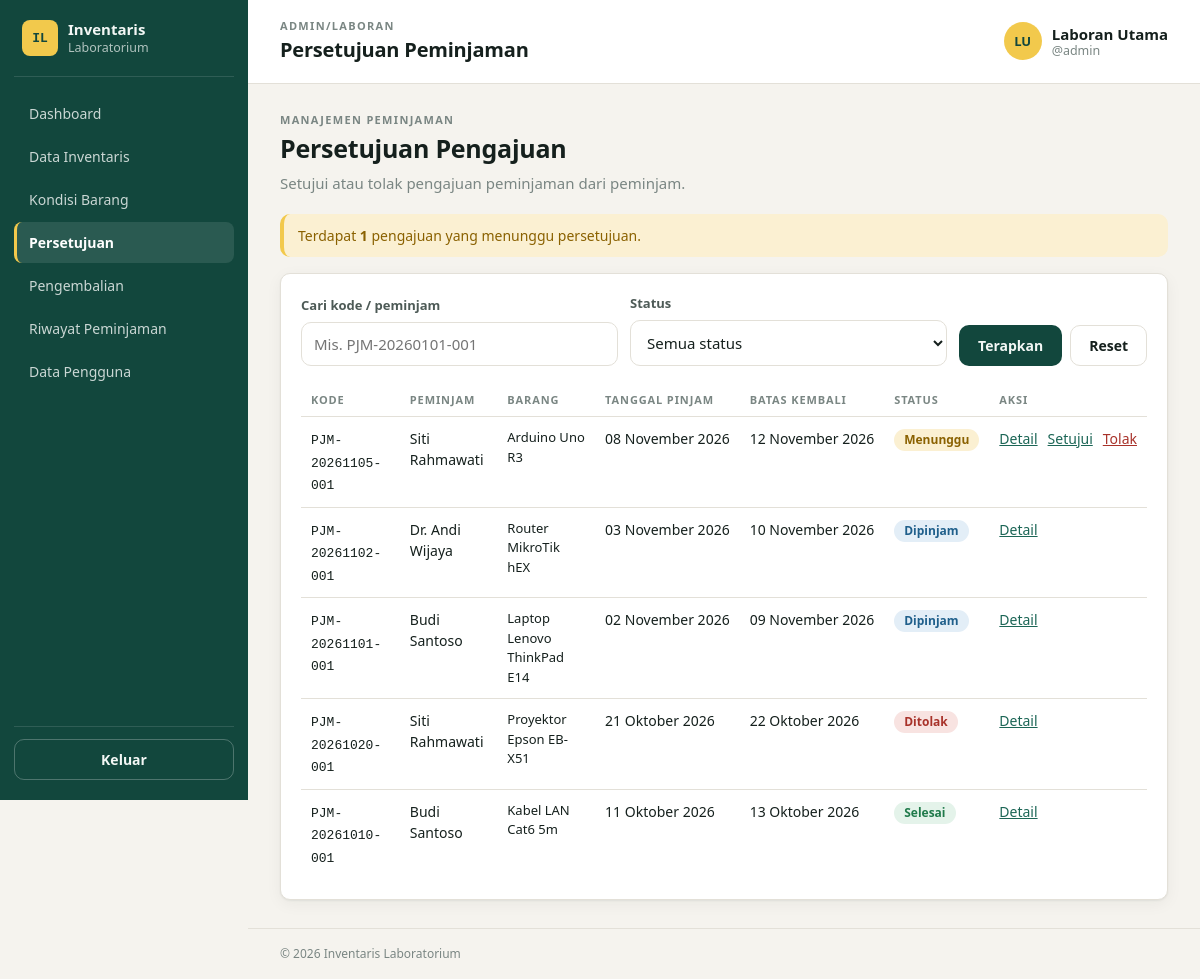
The page /modules/peminjaman/index.php (signed in) on the database its author committed.
### tables this page shows
CREATE TABLE users (
  id            INT UNSIGNED AUTO_INCREMENT PRIMARY KEY,
  full_name     VARCHAR(100) NOT NULL,
  username      VARCHAR(50)  NOT NULL,
  password_hash VARCHAR(255) NOT NULL,              
  role          ENUM('admin','peminjam') NOT NULL DEFAULT 'peminjam',
  identity_no   VARCHAR(30)  NULL,                  
  user_type     ENUM('laboran','mahasiswa','dosen') NOT NULL DEFAULT 'mahasiswa',
  is_active     TINYINT(1)   NOT NULL DEFAULT 1,    
  created_at    DATETIME     NOT NULL DEFAULT CURRENT_TIMESTAMP,
  updated_at    DATETIME     NOT NULL DEFAULT CURRENT_TIMESTAMP ON UPDATE CURRENT_TIMESTAMP,
  CONSTRAINT uq_users_username UNIQUE (username)
);

CREATE TABLE borrowings (
  id                 INT UNSIGNED AUTO_INCREMENT PRIMARY KEY,
  borrowing_code     VARCHAR(30)  NOT NULL,
  user_id            INT UNSIGNED NOT NULL,
  borrow_date        DATE NOT NULL,
  planned_return_date DATE NOT NULL,
  purpose            VARCHAR(255) NOT NULL,
  status             ENUM('menunggu','dipinjam','ditolak','selesai') NOT NULL DEFAULT 'menunggu',
  rejection_reason   VARCHAR(255) NULL,
  processed_by       INT UNSIGNED NULL,           
  processed_at       DATETIME NULL,
  created_at         DATETIME NOT NULL DEFAULT CURRENT_TIMESTAMP,
  updated_at         DATETIME NOT NULL DEFAULT CURRENT_TIMESTAMP ON UPDATE CURRENT_TIMESTAMP,
  CONSTRAINT uq_borrowings_code UNIQUE (borrowing_code),
  CONSTRAINT fk_borrowings_user FOREIGN KEY (user_id)
    REFERENCES users(id) ON UPDATE CASCADE ON DELETE RESTRICT,
  CONSTRAINT fk_borrowings_admin FOREIGN KEY (processed_by)
    REFERENCES users(id) ON UPDATE CASCADE ON DELETE SET NULL,
  CONSTRAINT chk_borrowings_dates CHECK (planned_return_date >= borrow_date)
);

### includes/helpers.php (called while the page is built, shortened)
<?php
require_once __DIR__ . '/../config/database.php';
function e($value): string
{
    return htmlspecialchars((string)$value, ENT_QUOTES, 'UTF-8');
}
function url(string $path = ''): string
{
    return BASE_URL . '/' . ltrim($path, '/');
}
if (!function_exists('format_date')) {
    function format_date(?string $date): string
    {
        $dateStr = trim((string)$date);
        $timestamp = strtotime($dateStr);
        $bulanIndo = [
            1  => 'Januari',
            2  => 'Februari',
            3  => 'Maret',
            4  => 'April',
            5  => 'Mei',
            6  => 'Juni',
            7  => 'Juli',
            8  => 'Agustus',
            9  => 'September',
            10 => 'Oktober',
            11 => 'November',
            12 => 'Desember'
        ];
        $day   = date('d', $timestamp);
        $month = (int)date('n', $timestamp);
        $year  = date('Y', $timestamp);
        $monthName = $bulanIndo[$month] ?? date('F', $timestamp);
        return sprintf('%s %s %s', $day, $monthName, $year);
    }
}

### auth/session.php (called while the page is built, shortened)
<?php
require_once __DIR__ . '/../includes/helpers.php';
function current_user(): ?array
{
    return $_SESSION['user'] ?? null;
}
function require_login(): array
{
    $user = current_user();
    $expired = isset($_SESSION['last_activity']) && time() - $_SESSION['last_activity'] > SESSION_TIMEOUT;
    if ($user && !$expired) {
        $stmt = db()->prepare('SELECT role, is_active FROM users WHERE id = ?');
        $stmt->execute([$user['id']]);
        $row = $stmt->fetch();
        if ($row && (int)$row['is_active'] === 1) {
            return $_SESSION['user'];
        }
    }
}
function require_role(string $role): array
{
    $user = require_login();
    return $user;
}

### config/database.php (called while the page is built, shortened)
<?php
function db(): PDO
{
    static $pdo = null;
    if ($pdo === null) {
        $dsn = sprintf('mysql:host=%s;port=%s;dbname=%s;charset=%s', DB_HOST, DB_PORT, DB_NAME, DB_CHARSET);
        try {
            $pdo = new PDO($dsn, DB_USER, DB_PASS, [
                PDO::ATTR_ERRMODE            => PDO::ERRMODE_EXCEPTION,
                PDO::ATTR_DEFAULT_FETCH_MODE => PDO::FETCH_ASSOC,
                PDO::ATTR_EMULATE_PREPARES   => false,
            ]);
        } catch (PDOException $e) {
            http_response_code(500);
            exit('Koneksi database gagal. Periksa config/config.php dan pastikan MySQL XAMPP aktif.');
        }
    }
    return $pdo;
}

### modules/peminjaman/index.php (the view, shortened to what this page needs)
<?php
require_once __DIR__ . '/../../auth/session.php';
require_once __DIR__ . '/../../components/ui.php';
require_once __DIR__ . '/../../includes/helpers.php';
$user = require_role('admin');
$pdo  = db();
$q      = trim((string)($_GET['q'] ?? ''));
$where  = [];
$params = [];
$whereSql = $where ? 'WHERE ' . implode(' AND ', $where) : '';
$sql = "
    SELECT
        b.id,
        b.borrowing_code,
        b.borrow_date,
        b.planned_return_date,
        b.status,
        u.full_name AS borrower_name,
        GROUP_CONCAT(i.name ORDER BY i.name SEPARATOR ', ') AS item_names
    FROM borrowings b
    JOIN users u ON u.id = b.user_id
    LEFT JOIN borrowing_details bd ON bd.borrowing_id = b.id
    LEFT JOIN inventories i ON i.id = bd.inventory_id
    $whereSql
    GROUP BY b.id, b.borrowing_code, b.borrow_date, b.planned_return_date, b.status,
             u.full_name
    ORDER BY b.created_at DESC
";
$stmt = $pdo->prepare($sql);
$stmt->execute($params);
$borrowings = $stmt->fetchAll();
$pendingCount = (int)$pdo->query("SELECT COUNT(*) FROM borrowings WHERE status = 'menunggu'")->fetchColumn();
$pageTitle  = 'Persetujuan Peminjaman';
require __DIR__ . '/../../layouts/header.php';
?>
<section class="page-heading">
  <div>
    <p class="eyebrow">Manajemen peminjaman</p>
    <h2>Persetujuan Pengajuan</h2>
    <p class="muted">Setujui atau tolak pengajuan peminjaman dari peminjam.</p>
  </div>
</section>
<?php if ($pendingCount > 0): ?>
<div class="alert alert-warning">
  Terdapat <strong><?= $pendingCount ?></strong> pengajuan yang menunggu persetujuan.
</div>
<?php endif; ?>
<section class="card">
  <form method="get" class="filter-bar">
    <label class="field">
      <span>Cari kode / peminjam</span>
      <input type="search" name="q" value="<?= e($q) ?>" placeholder="Mis. PJM-20260101-001">
    </label>
    <label class="field">
      <span>Status</span>
      <select name="status">
        <option value="">Semua status</option>
      </select>
    </label>
    <div class="filter-actions">
      <button class="btn" type="submit">Terapkan</button>
      <a class="btn btn-light" href="<?= e(url('modules/peminjaman/index.php')) ?>">Reset</a>
    </div>
  </form>
  <div class="table-wrap">
    <table class="table">
      <thead>
        <tr>
          <th>Kode</th>
          <th>Peminjam</th>
          <th>Barang</th>
          <th>Tanggal Pinjam</th>
          <th>Batas Kembali</th>
          <th>Status</th>
          <th>Aksi</th>
        </tr>
      </thead>
      <tbody>
        <?php foreach ($borrowings as $b): ?>
          <tr>
            <td><span class="mono"><?= e($b['borrowing_code']) ?></span></td>
            <td><?= e($b['borrower_name']) ?></td>
            <td class="small"><?= e($b['item_names'] ?: '—') ?></td>
            <td class="nowrap"><?= e(format_date($b['borrow_date'])) ?></td>
            <td class="nowrap"><?= e(format_date($b['planned_return_date'])) ?></td>
            <td><?= status_badge($b['status']) ?></td>
            <td>
              <div class="row-actions">
                <a href="<?= e(url('modules/peminjaman/detail.php?id=' . (int)$b['id'])) ?>">Detail</a>
                <?php if ($b['status'] === 'menunggu'): ?>
                  <form method="post" action="<?= e(url('modules/peminjaman/action.php')) ?>">
                    <button class="link-button" type="submit" data-confirm="Setujui peminjaman ini?">Setujui</button>
                  </form>
                  <form method="post" action="<?= e(url('modules/peminjaman/action.php')) ?>">
                    <button class="link-button danger-link" type="button"
                      onclick="
                        var r = prompt('Alasan penolakan (wajib diisi):');
                        if (r && r.trim() !== '') {
                          document.getElementById('reason-hidden-<?= (int)$b['id'] ?>').value = r.trim();
                          this.closest('form').submit();
                        } else if (r !== null) {
                          alert('Alasan penolakan tidak boleh kosong.');
                        }
                      ">Tolak</button>
                  </form>
                <?php endif; ?>
              </div>
            </td>
          </tr>
        <?php endforeach; ?>
      </tbody>
    </table>
  </div>
</section>
<?php require __DIR__ . '/../../layouts/footer.php'; ?>

### layouts/header.php (shortened to what this page needs)
<?php
$pageTitle  = $pageTitle  ?? 'Dashboard';
$roleLabel  = $user['role'] === 'admin' ? 'Admin/Laboran' : ucfirst($user['user_type']);
$initials   = strtoupper(implode('', array_map(fn($w) => $w[0] ?? '', array_slice(explode(' ', preg_replace('/^(Dr\.|Prof\.)\s*/', '', $user['full_name'])), 0, 2))));
?>
<!DOCTYPE html>
<html lang="id">
<head>
  <link rel="stylesheet" href="<?= e(url('assets/css/style.css')) ?>">
</head>
<body>
<div class="app">
  <?php require __DIR__ . '/sidebar.php'; ?>
  <div class="main">
    <header class="topbar">
      <div class="topbar-title">
        <p class="eyebrow"><?= e($roleLabel) ?></p>
        <h1><?= e($pageTitle) ?></h1>
      </div>
      <div class="topbar-user">
        <span class="avatar"><?= e($initials) ?></span>
        <span class="user-meta">
          <strong><?= e($user['full_name']) ?></strong>
          <small>@<?= e($user['username']) ?></small>
        </span>
      </div>
    </header>
    <main class="content">

### components/ui.php (shortened to what this page needs)
<?php
function status_badge(string $status): string
{
    $map = [
        'menunggu' => ['Menunggu', 'warning'],
        'dipinjam' => ['Dipinjam', 'info'],
        'ditolak'  => ['Ditolak',  'danger'],
        'selesai'  => ['Selesai',  'success'],
    ];
    [$label, $tone] = $map[$status] ?? [ucfirst($status), 'neutral'];
    return '<span class="badge badge-' . $tone . '">' . e($label) . '</span>';
}

### rows shown on the page
users: role "ADMIN/LABORAN", role "LU", role "Laboran Utama", role "admin"
borrowings: borrowing_code "PJM-20261105-001", user.full_name "Siti Rahmawati", item_names "Arduino Uno R3", borrow_date "08 November 2026", planned_return_date "12 November 2026", label "Menunggu"
borrowings: borrowing_code "PJM-20261102-001", user.full_name "Dr. Andi Wijaya", item_names "Router MikroTik hEX", borrow_date "03 November 2026", planned_return_date "10 November 2026", label "Dipinjam"
borrowings: borrowing_code "PJM-20261101-001", user.full_name "Budi Santoso", item_names "Laptop Lenovo ThinkPad E14", borrow_date "02 November 2026", planned_return_date "09 November 2026", label "Dipinjam"
borrowings: borrowing_code "PJM-20261020-001", user.full_name "Siti Rahmawati", item_names "Proyektor Epson EB-X51", borrow_date "21 Oktober 2026", planned_return_date "22 Oktober 2026", label "Ditolak"
borrowings: borrowing_code "PJM-20261010-001", user.full_name "Budi Santoso", item_names "Kabel LAN Cat6 5m", borrow_date "11 Oktober 2026", planned_return_date "13 Oktober 2026", label "Selesai"

### other values the page prints
$m['label'] "Dashboard"
$m['label'] "Data Inventaris"
$m['label'] "Kondisi Barang"
$m['label'] "Persetujuan"
$m['label'] "Pengembalian"
$m['label'] "Riwayat Peminjaman"
$m['label'] "Data Pengguna"
$pageTitle "Persetujuan Peminjaman"
$pendingCount "1"
APP_NAME "Inventaris Laboratorium"
